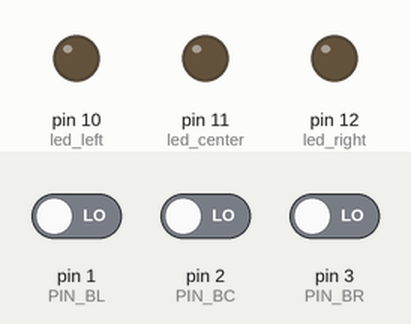
Recording of a sketch running on a simulated Arduino Uno, built with avr-gcc and run on an emulated ATmega328P. On the bench: output pins drawn as LEDs (lit = HIGH). The test bench sets the inputs (shaded band); at power-on: pin 1 (PIN_BL) LOW, pin 2 (PIN_BC) LOW, pin 3 (PIN_BR) LOW.

Above: at 1.2 s.
1.3 s: pin 1 (PIN_BL) driven HIGH
At 2.3 s:
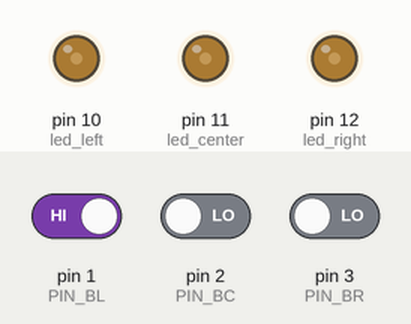
2.8 s: pin 1 (PIN_BL) driven LOW
At 3.4 s:
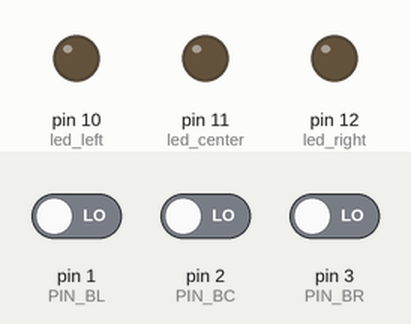
4.3 s: pin 2 (PIN_BC) driven HIGH
At 5.5 s:
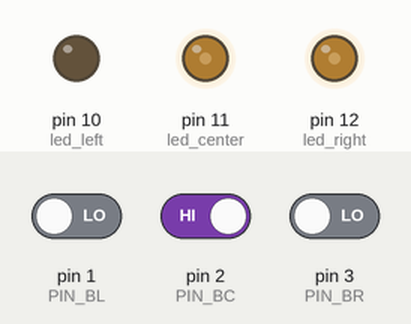
5.8 s: pin 2 (PIN_BC) driven LOW
At 6.9 s:
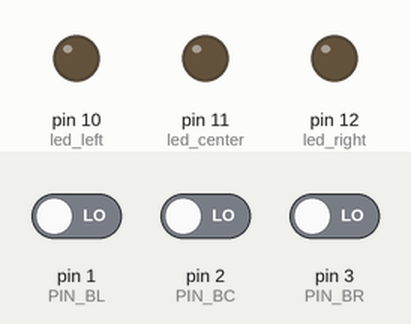
7.3 s: pin 3 (PIN_BR) driven HIGH
At 8.0 s:
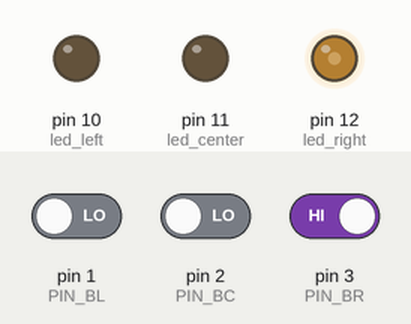
8.8 s: pin 3 (PIN_BR) driven LOW
At 9.2 s:
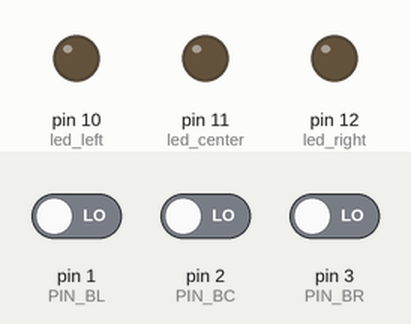
Timing chart, 0 to 11.3 s (numbered marks = the images above; inputs shaded):
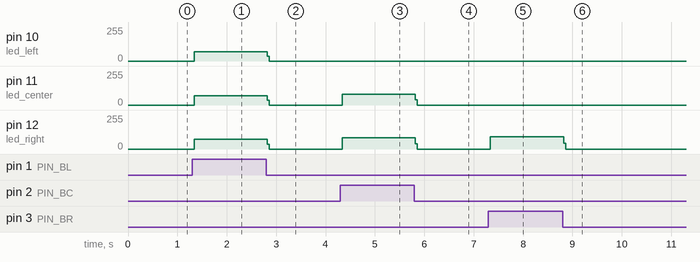

Measured:
- after the input at 1.3 s, pin 10 (led_left), pin 11 (led_center): 0/255 → 71/255 at once; pin 12 (led_right): 0/255 → 74/255 at once
- after the input at 2.8 s, pin 10 (led_left), pin 11 (led_center): 71/255 → 0/255 at once; pin 12 (led_right): 74/255 → 0/255 at once
- after the input at 4.3 s, pin 11 (led_center): 0/255 → 79/255 at once; pin 12 (led_right): 0/255 → 83/255 at once
- after the input at 5.8 s, pin 11 (led_center): 79/255 → 0/255 at once; pin 12 (led_right): 83/255 → 0/255 at once
- after the input at 7.3 s, pin 12 (led_right): 0/255 → 91/255 at once
- after the input at 8.8 s, pin 12 (led_right): 91/255 → 0/255 at once

The sketch:

Luces_especiales_bicicleta_arduino.ino
```cpp
/*
 * Titulo: Sistema de control de luces traseras para bicicleta
 *
 * Desarrollador: Ricardo Aliste G.
 *
 * Descripcion:
 */

// Variables contantes (definicion de los pines del arduino)
const int PIN_BL=1; //PIN para el boton para flecha izquierda
const int PIN_BC=2; //PIN para el boton para luces rojas centrales
const int PIN_BR=3; //PIN para el boton para flecha derecha

const int led_left=10;   //Puerto de luces LED de la flecha izquierda
const int led_center=11; //Puerto de luces LED centrales (luces de aviso)
const int led_right=12;  //Puerto de luces LED de la flecha derecha


// Variables de apoyo
int button_left=0;   //Variable para lectura de estado actual del boton izquierdo
int button_center=0; //Variable para lectura de estado anterior del boton central
int button_right=0;  //Variable para lectura de estado anterior del boton derecho

int before_bl=0; //Variable para lectura de estado anterior del boton izquierdo (button_left)
int before_bc=0; //Variable para lectura de estado anterior del boton central (button_center)
int before_br=0; //Variable para lectura de estado anterior del boton derecho (button_right)

int switcher=0; ///Variable para detectar si es primera activacion o no

// Funciones implementadas
int ACTION_BUTTON(int BL, int BC, int BR, int B_BL, int B_BC, int B_BR){
  if(BL==B_BL && BC==B_BC && BR==B_BR){return 6;}
  else{
    if(BL!=B_BL){
      if(BL==HIGH){return 0;}
      else{return 3;}
    }
    if(BC!=B_BC){
      if(BC==HIGH){return 1;}
      else{return 5;}
    }
    if(BR!=B_BR){
      if(BR==HIGH){return 2;}
      else{return 5;}
    }
  }
}


// Preparacion de sistema previo a activacion
void setup(){
  // Inicializacion de variables que INGRESAN informacion
  pinMode(PIN_BL, INPUT);
  pinMode(PIN_BC, INPUT);
  pinMode(PIN_BR, INPUT);

  // Inicializacion de variables que ENTREGAN informacion
  pinMode(led_left, OUTPUT);
  pinMode(led_center, OUTPUT);
  pinMode(led_right, OUTPUT);
}

void loop() {
  // put your main code here, to run repeatedly:
  button_left=digitalRead(PIN_BL);
  button_center=digitalRead(PIN_BC);
  button_right=digitalRead(PIN_BR);

  if(switcher==0){
    before_bl=digitalRead(PIN_BL);
    before_bc=digitalRead(PIN_BC);
    before_br=digitalRead(PIN_BR);

    switcher=1;
  }
  else{
    switch(ACTION_BUTTON(button_left, button_center, button_right, before_bl, before_bc, before_br)){
      case 0: //Se prende flecha izq.
        digitalWrite(led_left, HIGH);
      case 1: //Se prende luz central.
        digitalWrite(led_center, HIGH);
      case 2: //Se prende flecha der.
        digitalWrite(led_right, HIGH);

      case 3: //Se apaga flecha izq.
        digitalWrite(led_left, LOW);
      case 4: //Se apaga luz central.
        digitalWrite(led_center, LOW);
      case 5: //Se apaga flecha der.
        digitalWrite(led_right, LOW);

      default: //No se realiza ninguna accion
        switcher=switcher;
    }
  }
}
```
